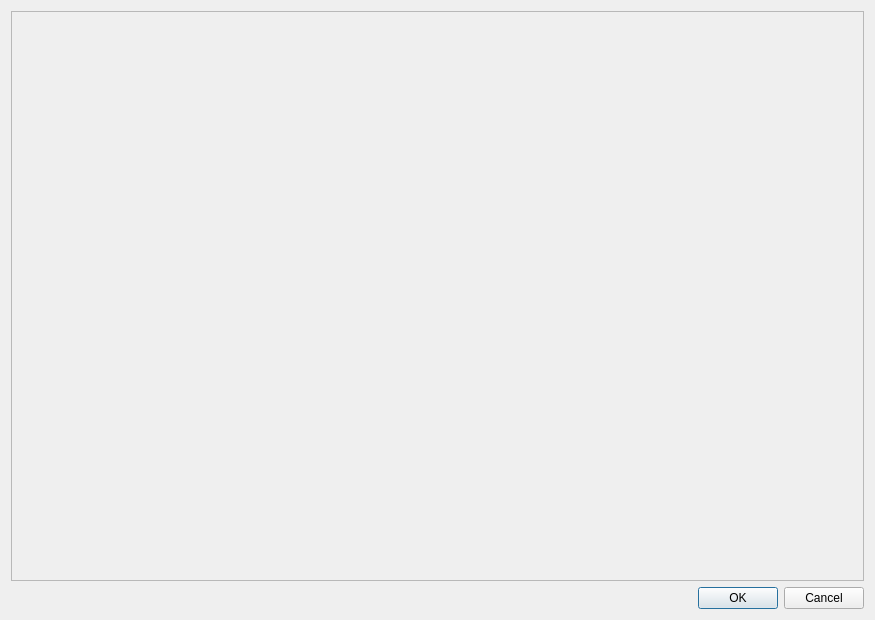
<?xml version="1.0" encoding="UTF-8"?>
<ui version="4.0">
 <class>DialogView</class>
 <widget class="QDialog" name="DialogView">
  <property name="geometry">
   <rect>
    <x>0</x>
    <y>0</y>
    <width>875</width>
    <height>620</height>
   </rect>
  </property>
  <property name="windowTitle">
   <string>Dialog</string>
  </property>
  <layout class="QGridLayout" name="gridLayout">
   <item row="1" column="0">
    <widget class="QDialogButtonBox" name="buttonBox">
     <property name="orientation">
      <enum>Qt::Horizontal</enum>
     </property>
     <property name="standardButtons">
      <set>QDialogButtonBox::Cancel|QDialogButtonBox::Ok</set>
     </property>
    </widget>
   </item>
   <item row="0" column="0">
    <widget class="QScrollArea" name="scrollArea">
     <property name="mouseTracking">
      <bool>true</bool>
     </property>
     <property name="acceptDrops">
      <bool>true</bool>
     </property>
     <property name="widgetResizable">
      <bool>true</bool>
     </property>
     <widget class="QWidget" name="scrollAreaWidgetContents">
      <property name="geometry">
       <rect>
        <x>0</x>
        <y>0</y>
        <width>851</width>
        <height>561</height>
       </rect>
      </property>
      <layout class="QGridLayout" name="gridLayout_3">
       <item row="0" column="0">
        <layout class="QGridLayout" name="gridLayout_2"/>
       </item>
      </layout>
     </widget>
    </widget>
   </item>
  </layout>
 </widget>
 <resources/>
 <connections>
  <connection>
   <sender>buttonBox</sender>
   <signal>accepted()</signal>
   <receiver>DialogView</receiver>
   <slot>accept()</slot>
   <hints>
    <hint type="sourcelabel">
     <x>248</x>
     <y>254</y>
    </hint>
    <hint type="destinationlabel">
     <x>157</x>
     <y>274</y>
    </hint>
   </hints>
  </connection>
  <connection>
   <sender>buttonBox</sender>
   <signal>rejected()</signal>
   <receiver>DialogView</receiver>
   <slot>reject()</slot>
   <hints>
    <hint type="sourcelabel">
     <x>316</x>
     <y>260</y>
    </hint>
    <hint type="destinationlabel">
     <x>286</x>
     <y>274</y>
    </hint>
   </hints>
  </connection>
 </connections>
</ui>
